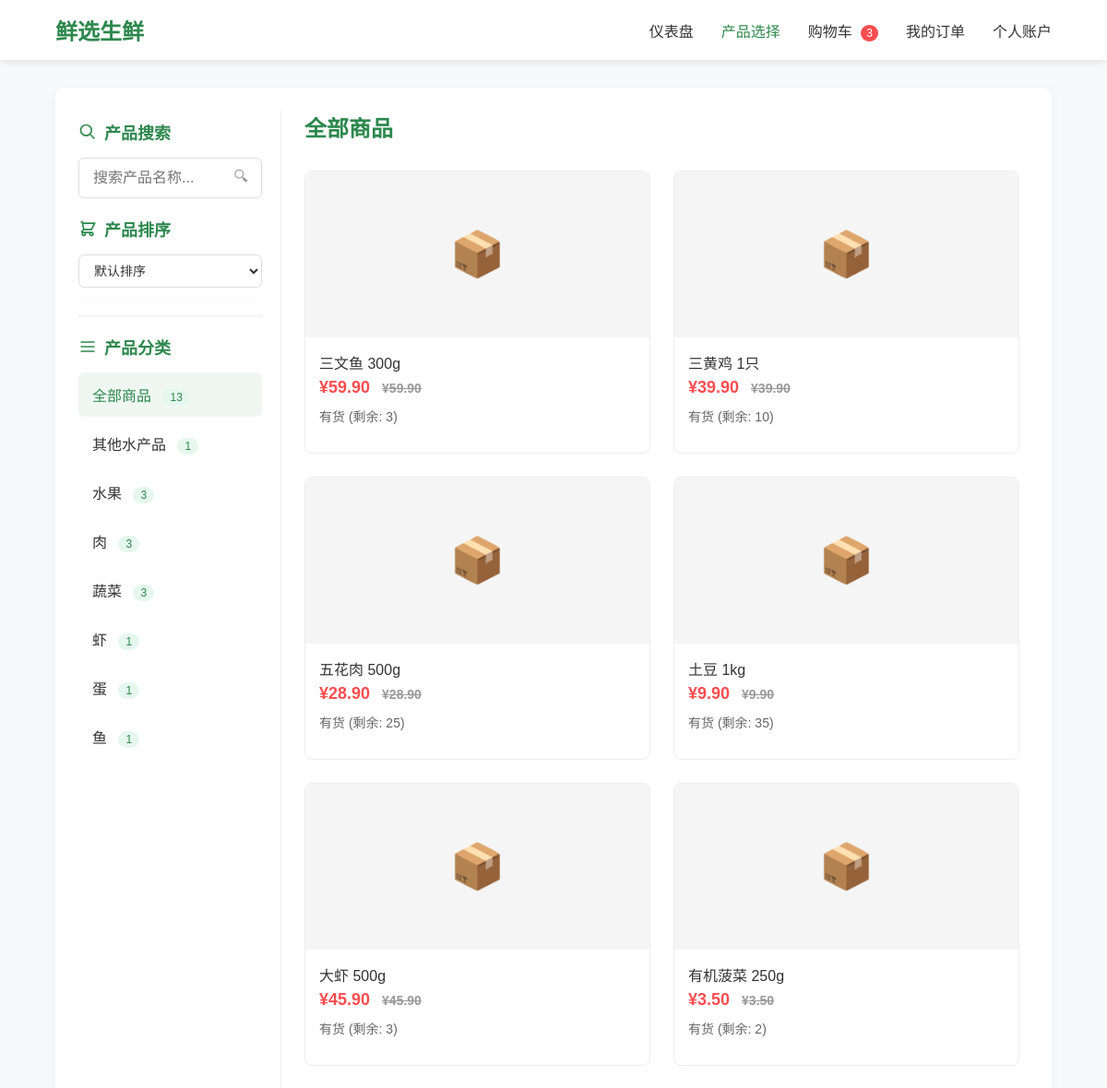
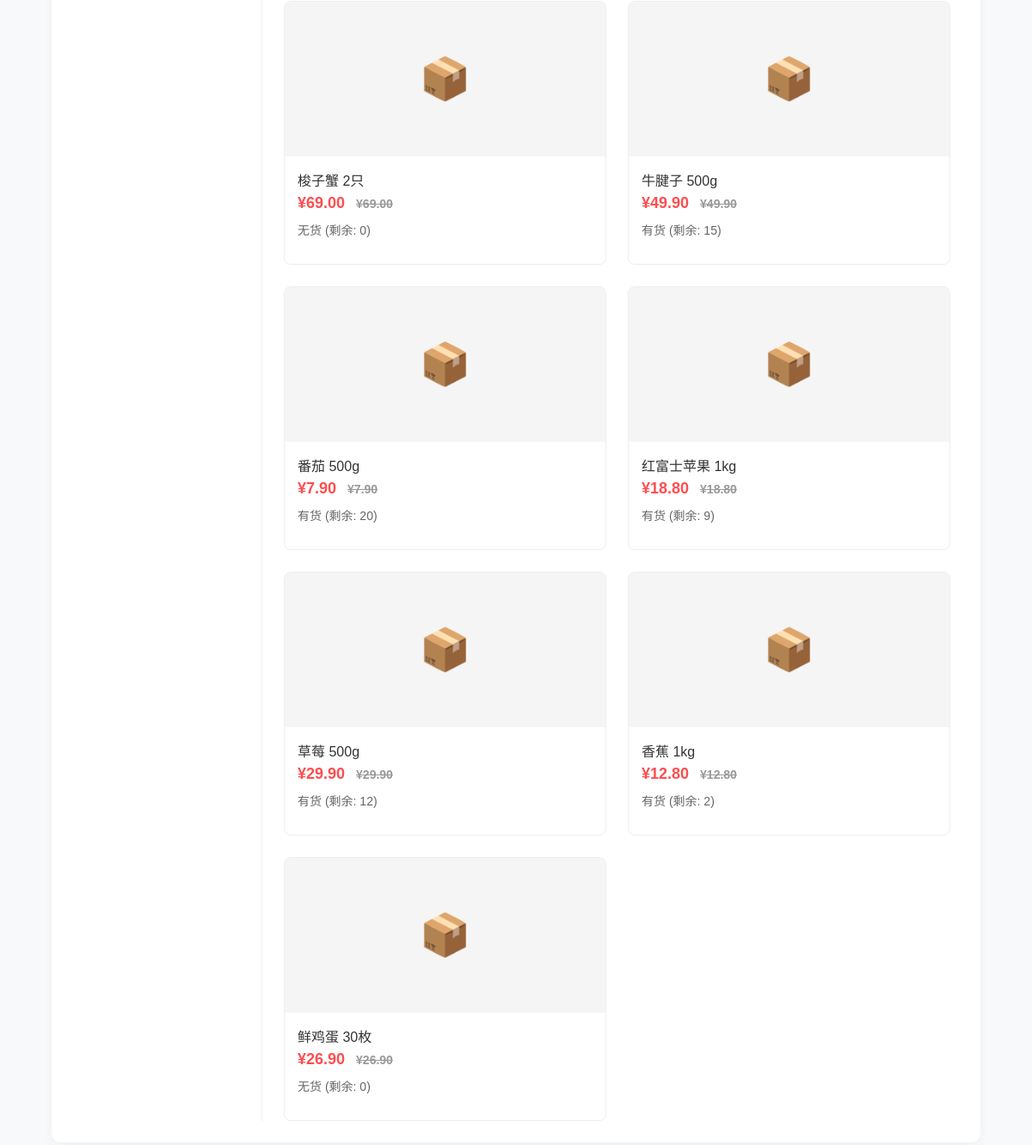
The page /customer/products.php on the database its author committed (2 pictures, top to bottom).
### tables this page shows
CREATE TABLE IF NOT EXISTS `products` (
  `product_ID` INT AUTO_INCREMENT NOT NULL,
  `sku` VARCHAR(45) UNIQUE NOT NULL,
  `product_name` VARCHAR(45) NOT NULL,  
  `status` ENUM('active', 'discontinued') DEFAULT 'active',
  `unit_price` DECIMAL(10,2) NOT NULL,
  `unit` VARCHAR(20) NULL,
  `description` TEXT NULL,  
  `category_id`    INT NOT NULL,
  `created_at` TIMESTAMP DEFAULT CURRENT_TIMESTAMP,
  PRIMARY KEY (`product_ID`),
  CONSTRAINT `fk_products_category`
    FOREIGN KEY (`category_id`)
    REFERENCES `Categories` (`category_id`)
	ON DELETE NO ACTION
    ON UPDATE NO ACTION
);

### customer/inc/data.php (called while the page is built, shortened)
<?php
function getDBConnection() {
    $servername = "localhost";
    $username = "root";
    $password = "8049023544Aaa?";
    $dbname = "mydb";
    $conn = new mysqli($servername, $username, $password, $dbname);
    $conn->set_charset("utf8mb4");
    return $conn;
}
function getProductCategories() {
    $conn = getDBConnection();
    $query = "SELECT DISTINCT category_name AS category_name, COUNT(*) AS product_count
             FROM product_catalog_view
             GROUP BY category_name
             ORDER BY category_name";
    $result = $conn->query($query);
    $categories = [];
    if ($result && $result->num_rows > 0) {
        while ($row = $result->fetch_assoc()) {
            $categories[] = [
                'name' => $row['category_name'],
                'count' => $row['product_count']
            ];
        }
    }
    return $categories;
}
function getProductsByCategoryAndSearch($category = null, $search = null) {
    $conn = getDBConnection();
    $query = "SELECT * FROM product_catalog_view WHERE 1=1";
    $params = [];
    $types = "";
    $query .= " ORDER BY product_name";
    if (!empty($params)) {
        $stmt = $conn->prepare($query);
        $stmt->bind_param($types, ...$params);
        $stmt->execute();
        $result = $stmt->get_result();
    } else {
        $result = $conn->query($query);
    }
    $products = [];
    if ($result && $result->num_rows > 0) {
        while ($row = $result->fetch_assoc()) {
            $products[] = [
                'id' => $row['product_ID'],
                'name' => $row['product_name'],
                'description' => $row['description'],
                'price' => $row['unit_price'],
                'category' => $row['category_name'],
                'stock' => $row['available_stock'],
                'stock_status' => $row['stock_status'],
                'store_id' => $row['store_id'],
                'branch' => $row['store_name'] ?? '无'
            ];
        }
    }
    return $products;
}
?>

### customer/products.php (the view, shortened to what this page needs)
<?php
require_once 'inc/data.php';
require_once 'header.php';
$categories = getProductCategories();
$selectedCategory = $_GET['category'] ?? 'all';
$searchKeyword = $_GET['search'] ?? '';
$products = getProductsByCategoryAndSearch($selectedCategory, $searchKeyword);
?>
<!DOCTYPE html>
<html lang="zh-CN">
<head>
</head>
<body>
    <div class="container">
        <section id="products" class="module">
            <div class="product-section">
                <div class="category-sidebar">
                    <div class="category-header">
                        <h3 class="category-title">
                            <svg viewBox="0 0 24 24" fill="none" stroke="currentColor" stroke-width="2">
                                <path d="M21 21l-6-6m2-5a7 7 0 11-14 0 7 7 0 0114 0z"></path>
                            </svg>
                            产品搜索
                        </h3>
                        <div class="search-container">
                            <input type="text" class="search-input" id="searchInput" placeholder="搜索产品名称..." value="<?php echo htmlspecialchars($searchKeyword); ?>">
                            <span class="search-icon" id="searchIcon">🔍︎</span>
                        </div>
                        <h3 class="category-title">
                            <svg viewBox="0 0 24 24" fill="none" stroke="currentColor" stroke-width="2">
                                <path d="M3 3h2l.4 2M7 13h10l4-8H5.4M7 13L5.4 5M7 13l-2.293 2.293c-.63.63-.184 1.707.707 1.707H17m0 0a2 2 0 100 4 2 2 0 000-4zm-8 2a2 2 0 11-4 0 2 2 0 014 0z"></path>
                            </svg>
                            产品排序
                        </h3>
                        <select class="sort-select" id="sortSelect">
                            <option value="default">默认排序</option>
                        </select>
                    </div>
                    <div class="sidebar-divider"></div>
                    <h3 class="category-title">
                        <svg viewBox="0 0 24 24" fill="none" stroke="currentColor" stroke-width="2">
                            <path d="M3 6h18M3 12h18M3 18h18"></path>
                        </svg>
                        产品分类
                    </h3>
                    <ul class="category-list">
                        <li class="category-item">
                            <a href="products.php?category=all<?php echo $searchKeyword ? '&search=' . urlencode($searchKeyword) : ''; ?>" class="category-link <?php echo $selectedCategory === 'all' ? 'active' : ''; ?>">
                                全部商品
                                <span class="category-count">
                                    <?php
                                    $total = 0;
                                    foreach ($categories as $cat) $total += $cat['count'];
                                    echo $total;
                                    ?>
                                </span>
                            </a>
                        </li>
                        <?php foreach ($categories as $category): ?>
                        <li class="category-item">
                            <a href="products.php?category=<?php echo urlencode($category['name']); ?><?php echo $searchKeyword ? '&search=' . urlencode($searchKeyword) : ''; ?>"
                               class="category-link <?php echo $selectedCategory === $category['name'] ? 'active' : ''; ?>">
                                <?php echo htmlspecialchars($category['name']); ?>
                                <span class="category-count"><?php echo $category['count']; ?></span>
                            </a>
                        </li>
                        <?php endforeach; ?>
                    </ul>
                </div>
                <div class="product-content">
                    <div class="product-header">
                        <h2><?php echo $selectedCategory === 'all' ? '全部商品' : htmlspecialchars($selectedCategory); ?></h2>
                    </div>
                    <div class="product-grid" id="productGrid">
                        <?php if (empty($products)): ?>
                            <p style="grid-column: 1 / -1; text-align: center; color: #666; padding: 40px;">没有找到相关商品</p>
                        <?php else: ?>
                            <?php foreach ($products as $product): ?>
                            <div class="product-card" data-id="<?php echo $product['id']; ?>">
                                <div class="product-img">📦</div>
                                <div class="product-info">
                                    <div class="product-name"><?php echo htmlspecialchars($product['name']); ?></div>
                                    <div class="product-price">
                                        ¥<?php echo number_format($product['price'], 2); ?>
                                        <span class="original-price">¥<?php echo number_format($product['price'], 2); ?></span>
                                    </div>
                                    <div class="product-stock">
                                        <?php echo $product['stock_status']; ?> (剩余: <?php echo $product['stock_status'] === '无货' ? 0 : $product['stock']; ?>)
                                    </div>
                                </div>
                            </div>
                            <?php endforeach; ?>
                        <?php endif; ?>
                    </div>
                </div>
            </div>
        </section>
    </div>
</body>
</html>

### customer/header.php (shortened to what this page needs)
<!DOCTYPE html>
<html lang="zh-CN">
<head>
</head>
<body>
    <header class="header">
        <div class="nav-container">
            <a href="dashboard.php" class="logo">鲜选生鲜</a>
            <ul class="nav-menu">
                <li class="nav-item"><a class="nav-link <?php echo basename($_SERVER['PHP_SELF']) === 'dashboard.php' ? 'active' : ''; ?>" href="dashboard.php">仪表盘</a></li>
                <li class="nav-item"><a class="nav-link <?php echo basename($_SERVER['PHP_SELF']) === 'products.php' ? 'active' : ''; ?>" href="products.php">产品选择</a></li>
                <li class="nav-item">
                    <a class="nav-link <?php echo basename($_SERVER['PHP_SELF']) === 'cart.php' ? 'active' : ''; ?>" href="cart.php">
                        购物车 <span class="badge">3</span>
                    </a>
                </li>
                <li class="nav-item"><a class="nav-link <?php echo basename($_SERVER['PHP_SELF']) === 'orders.php' ? 'active' : ''; ?>" href="orders.php">我的订单</a></li>
                <li class="nav-item"><a class="nav-link <?php echo basename($_SERVER['PHP_SELF']) === 'account.php' ? 'active' : ''; ?>" href="account.php">个人账户</a></li>
            </ul>
        </div>
    </header>
    <main class="main">

### customer/header.php (style rules this page uses)
* { margin: 0; padding: 0; box-sizing: border-box; font-family: 'Microsoft YaHei', Arial, sans-serif; }
body { background-color: #f8f9fa; color: #333; min-height: 100vh; display: flex; flex-direction: column; }
.header { background-color: #fff; box-shadow: 0 2px 8px rgba(0,0,0,0.1); position: sticky; top: 0; z-index: 999; }
.nav-container { width: 90%; margin: 0 auto; display: flex; justify-content: space-between; align-items: center; padding: 15px 0; }
.logo { font-size: 24px; font-weight: bold; color: #2d884d; text-decoration: none; }
.nav-menu { display: flex; list-style: none; }
.nav-item { margin-left: 30px; }
.nav-link { text-decoration: none; color: #333; font-size: 16px; font-weight: 500; cursor: pointer; }
.nav-link.active { color: #2d884d; }
.nav-link .badge { background-color: #ff4d4f; color: white; font-size: 12px; padding: 2px 6px; border-radius: 10px; margin-left: 5px; }
.main { width: 90%; margin: 30px auto; flex: 1; }

### customer/products.php (style rules this page uses)
.product-section { background-color: #fff; border-radius: 10px; box-shadow: 0 2px 12px rgba(0,0,0,0.05); padding: 25px; margin-bottom: 30px; display: flex; gap: 25px; flex-wrap: wrap; height: calc(100vh - 155px); overflow: hidden; }
.category-sidebar { width: 220px; flex-shrink: 0; border-right: 1px solid #eee; padding-right: 20px; height: 100%; overflow-y: auto; scrollbar-width: thin; scrollbar-color: #2d884d40 #f0f0f0; transition: box-shadow 0.3s ease; }
.category-header { padding: 10px 0; margin-bottom: 15px; position: sticky; top: 0; background-color: white; z-index: 10; box-shadow: 0 2px 5px rgba(0,0,0,0.02); }
.category-title { font-size: 18px; font-weight: 600; margin-bottom: 15px; color: #2d884d; display: flex; align-items: center; gap: 8px; }
.category-title svg { width: 20px; height: 20px; }
.category-list { list-style: none; padding: 0; margin: 0; }
.category-item { margin-bottom: 5px; border-radius: 6px; overflow: hidden; transition: none; }
.category-link { display: block; padding: 12px 15px; border-radius: 6px; color: #333; text-decoration: none; cursor: pointer; transition: all 0.3s ease; position: relative; overflow: hidden; }
.category-link::after { display: none; }
.category-link.active { background-color: #f0f7f2; color: #2d884d; font-weight: 500; }
.category-link.active::after { display: none; }
.category-count { display: inline-block; background-color: #e6f7ef; color: #2d884d; font-size: 12px; padding: 2px 8px; border-radius: 10px; margin-left: 8px; }
.search-container { margin-bottom: 20px; position: relative; transition: transform 0.3s ease; }
.search-input { width: 100%; padding: 12px 15px; border: 1px solid #ddd; border-radius: 6px; font-size: 16px; padding-right: 40px; transition: all 0.3s ease; }
.search-icon { position: absolute; right: 15px; top: 50%; transform: translateY(-50%); color: #999; cursor: pointer; transition: color 0.3s ease; }
.sidebar-divider { height: 1px; background-color: #eee; margin: 20px 0; }
.sort-select { padding: 8px 12px; border: 1px solid #ddd; border-radius: 6px; font-size: 14px; background-color: white; color: #333; cursor: pointer; transition: all 0.3s ease; width: 100%; }
.product-content { flex: 1; min-width: 300px; height: 100%; overflow-y: auto; padding-right: 10px; }
.product-content h2 { color: #2d884d; margin-bottom: 25px; }
.product-header { display: flex; justify-content: space-between; align-items: center; margin-bottom: 5px; }
.product-grid { display: grid; grid-template-columns: repeat(auto-fill, minmax(250px, 1fr)); gap: 25px; }
.product-card { border: 1px solid #eee; border-radius: 8px; overflow: hidden; transition: transform 0.3s, box-shadow 0.3s; display: block; cursor: pointer; }
.product-img { height: 180px; background-color: #f5f5f5; display: flex; align-items: center; justify-content: center; color: #999; font-size: 48px; }
.product-info { padding: 15px; }
.product-name { font-size: 16px; margin-bottom: 5px; font-weight: 500; }
.product-price { font-size: 18px; color: #ff4d4f; font-weight: bold; margin-bottom: 10px; }
.original-price { color: #999; font-size: 14px; text-decoration: line-through; margin-left: 8px; }
.product-stock { font-size: 14px; color: #666; margin-bottom: 15px; }

### rows shown on the page
products: product_name "三文鱼 300g", unit_price "59.90", stock_status "有货", stock "3"
products: product_name "三黄鸡 1只", unit_price "39.90", stock_status "有货", stock "10"
products: product_name "五花肉 500g", unit_price "28.90", stock_status "有货", stock "25"
products: product_name "土豆 1kg", unit_price "9.90", stock_status "有货", stock "35"
products: product_name "大虾 500g", unit_price "45.90", stock_status "有货", stock "3"
products: product_name "有机菠菜 250g", unit_price "3.50", stock_status "有货", stock "2"
products: product_name "梭子蟹 2只", unit_price "69.00", stock_status "无货"
products: product_name "牛腱子 500g", unit_price "49.90", stock_status "有货", stock "15"
products: product_name "番茄 500g", unit_price "7.90", stock_status "有货", stock "20"
products: product_name "红富士苹果 1kg", unit_price "18.80", stock_status "有货", stock "9"
products: product_name "草莓 500g", unit_price "29.90", stock_status "有货", stock "12"
products: product_name "香蕉 1kg", unit_price "12.80", stock_status "有货", stock "2"
products: product_name "鲜鸡蛋 30枚", unit_price "26.90", stock_status "无货"

### other values the page prints
$total "13"
$category['name'] "其他水产品"
$category['count'] "1"
$category['name'] "水果"
$category['count'] "3"
$category['name'] "肉"
$category['name'] "蔬菜"
$category['name'] "虾"
$category['name'] "蛋"
$category['name'] "鱼"
